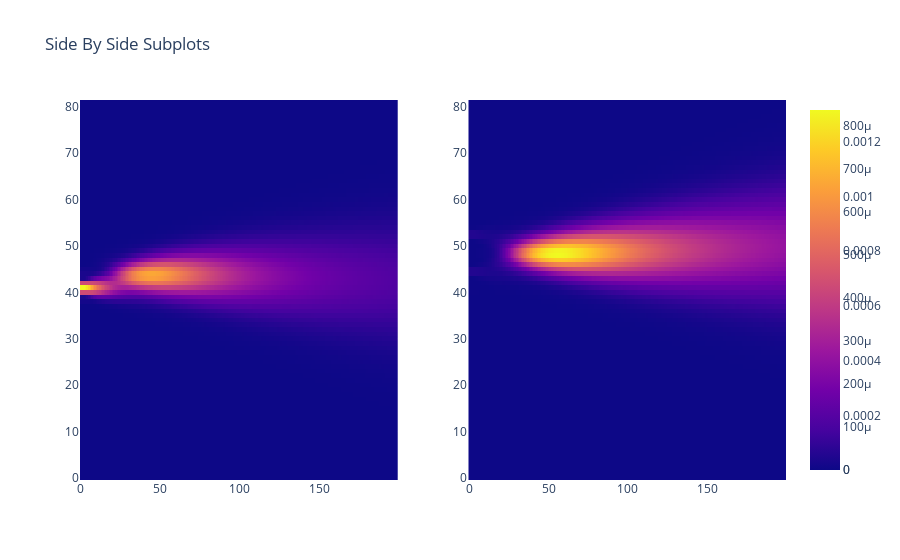

This figure's notebook cell:
### Code cell
from plotly.subplots import make_subplots
import plotly.graph_objects as go

fig = make_subplots(rows=1, cols=2)

fig.add_trace(go.Heatmap(z=Exteroposterior[10, :, :]), 
              row=1, col=1)

fig.add_trace(go.Heatmap(z=Interoposterior[10, :, :]), 
              row=1, col=2)

fig.update_layout(title_text="Side By Side Subplots")
fig.show()

### Figure 1 — Plotly figure (JSON) as saved in the notebook; plotly's stock layout.template omitted (floating-point values rounded to 4 significant figures; data arrays with more than 128 entries replaced by an {"elided": "..."} marker saying what was removed)
{"data": [{"type": "heatmap", "xaxis": "x", "yaxis": "y", "z": {"elided": "82x200 float values"}}, {"type": "heatmap", "xaxis": "x2", "yaxis": "y2", "z": {"elided": "82x200 float values"}}], "layout": {"autosize": true, "title": {"text": "Side By Side Subplots"}, "xaxis": {"anchor": "y", "autorange": true, "domain": [0, 0.45], "range": [-0.5, 199.5]}, "xaxis2": {"anchor": "y2", "autorange": true, "domain": [0.55, 1], "range": [-0.5, 199.5]}, "yaxis": {"anchor": "x", "autorange": true, "domain": [0, 1], "range": [-0.5, 81.5]}, "yaxis2": {"anchor": "x2", "autorange": true, "domain": [0, 1], "range": [-0.5, 81.5]}}}
